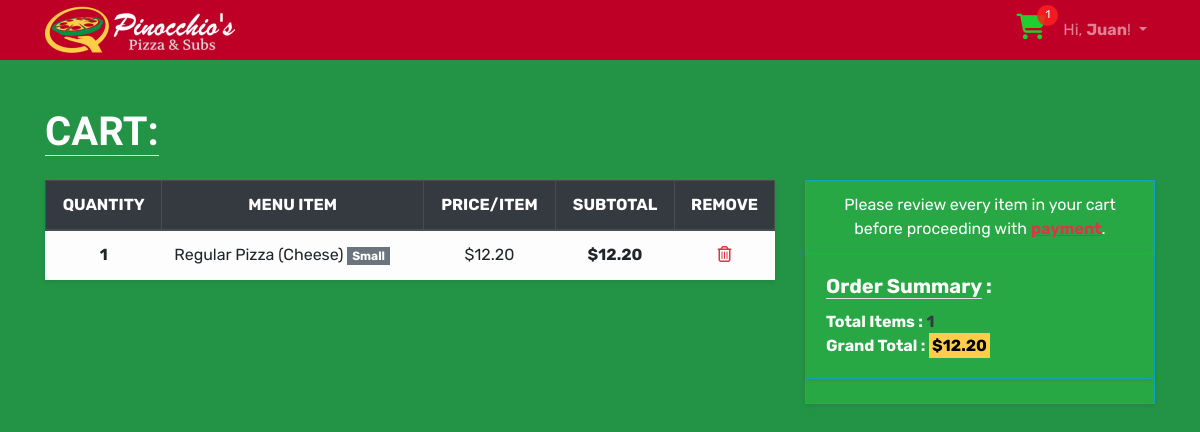
/cart/ (signed in), run on an earlier commit of the app's database.
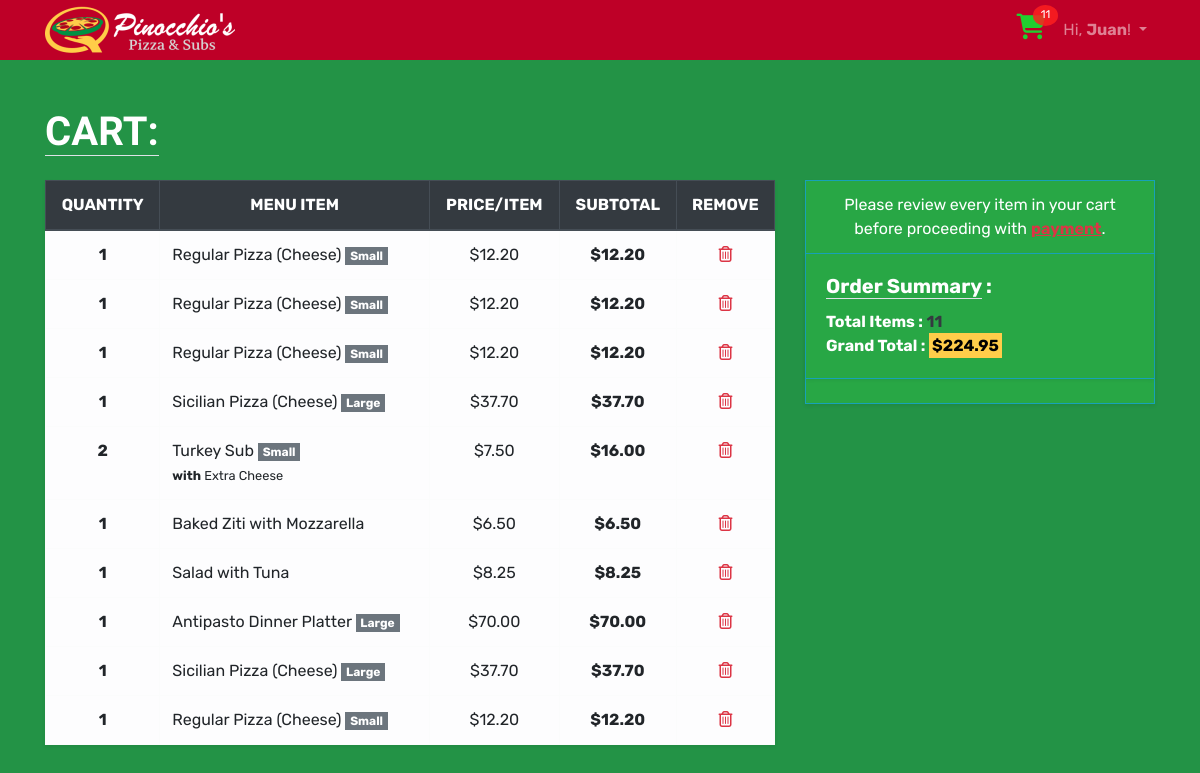
And on a later commit of the database.
### cart/models.py (models this page shows, shortened)
class CartItem(models.Model):
    ORDER_STATUS = [
        ('CART', 'In Cart'),
        ('PAID', 'Paid'),
        ('CONF', 'Confirmed'),
        ('DLVR', 'Delivered'),
        ('DONE', 'Completed'),
    ]
    user = models.ForeignKey(User, on_delete=models.CASCADE)
    quantity = models.IntegerField()
    category = models.CharField(max_length=200)
    menu_id = models.IntegerField()
    name = models.CharField(max_length=200)
    size = models.CharField(
        max_length=20,
        blank=True,
        null=True,
    )
    addons = models.CharField(
        max_length=200,
        blank=True,
        null=True,
    )
    price = models.DecimalField(max_digits=10, decimal_places=2)
    sub_total = models.DecimalField(max_digits=10, decimal_places=2)
    status = models.CharField(
        max_length=4,
        choices=ORDER_STATUS,
        default='CART',
    )
    added_on = models.DateTimeField(auto_now_add=True)

### cart/views.py (the view)
# urls.py: path("", views.cart, name="cart"),
@login_required
def cart(request):
    user = request.user.id
    cart_items = CartItem.objects.filter(user=user, status='CART')
    context = {
        'cart_items': cart_items,
        'key': settings.STRIPE_PUBLISHABLE_KEY,
    }
    cart_total = 0
    cart_quantity = 0
    for item in cart_items:
        cart_total += item.sub_total
        cart_quantity += item.quantity
    if cart_total != 0:
        context['cart_total'] = format(cart_total, '.2f')
        context['stripe_total'] = str(cart_total).replace('.',"")
    context['cart_quantity'] = cart_quantity
    return render(request, 'cart/cart.html', context)

### templates/cart/cart.html (shortened to what this page needs)
{% extends 'base.html' %}
{% load static %}
    {% block stylesheet %}
    <link rel="stylesheet" href="{% static 'css/cart.css' %}">
    {% endblock %}
    {% block body_content %}
    <div class="container">
      <h1 class="mt-5 mb-4 text-white font-weight-bold text-uppercase" id="cart"><a href="#cart" class="text-decoration-none text-reset border-bottom">Cart:</a></h1>
      {% if cart_items %}
      <div class="row">
        <div class="col-lg-8 rounded">
          <table class="table table-hover table-bordered table-light shadow-sm">
            <thead class="thead-dark">
              <tr class="text-uppercase text-center">
                <th scope="col">Quantity</th>
                <th scope="col">Menu Item</th>
                <th scope="col">Price/Item</th>
                <th scope="col">Subtotal</th>
                <th scope="col">Remove</th>
              </tr>
            </thead>
            <tbody>
              {% for item in cart_items %}
              <tr data-orderid="{{item.id}}">
                <th scope="row" class="text-center">{{item.quantity}}</th>
                <td>
                  {{item.name}}
                  {% if item.size %}
                    <span class="badge badge-secondary rounded-0">{{item.size}}</span>
                  {% endif %}
                  {% if item.addons %}
                    <br>
                    <small><strong>with</strong> {{item.addons}}</small>
                  {% endif %}
                </td>
                <td class="text-center">${{item.price}}</td>
                <td class="text-center"><span class="font-weight-bolder">$</span><span class="font-weight-bold">{{item.sub_total}}</span></td>
                <td class="text-center"><i class="far fa-trash-alt text-danger" title="Remove order?" onclick="deleteOrder(this)"></i></td>
              </tr>
              {% endfor %}
            </tbody>
          </table>
        </div>
        <div class="col-lg-4">
          <div class="card bg-success text-white border-info mb-3 rounded-0 shadow-sm">
            <div class="card-header bg-transparent border-info text-center">Please review every item in your cart before proceeding with <a href="https://stripe.com/docs/testing#cards" target="blank" class="text-danger font-weight-bold"><u>payment</u></a>.</div>
            <div class="card-body text-white shadow-sm">
              <h5 class="card-title font-weight-bold"><span class="border-bottom">Order Summary</span> :</h5>
              <p class="card-text">
                <span class="font-weight-bold">Total Items :
                  <span class="text-dark" id="cart-quantity">{{cart_quantity}}</span>
                </span>
                <br>
                <span class="font-weight-bold">Grand Total
                  <span id="cart-total">
                    : <mark>${{cart_total}}</mark>
                  </span>
                </span>
              </p>
            </div>
            <div class="card-footer bg-transparent border-info text-center">
            </div>
          </div>
        </div>
      </div>
      {% endif %}
    </div>
    {% endblock %}

### templates/base.html (shortened to what this page needs)
{% load static %}<!DOCTYPE html>
<html>
  <head>
    <link rel="stylesheet" href="{% static 'css/bootstrap.min.css' %}">
    <link rel="stylesheet" href="{% static 'css/app.css' %}">
    {% block stylesheet %}{% endblock %}
  </head>
  <body>
    {% block body %}
    <nav class="navbar navbar-expand-sm navbar-dark mt-0 mb-0 pt-0 pb-0">
      <div class="container">
        <a class="navbar-brand" href="{% url 'home' %}">
          <img src="../static/img/logo.png" alt="Pinocchio's Pizza & Subs logo">
        </a>
        <div id="mainMenu">
          {% if user.is_authenticated %}
            <ul class="navbar-nav ml-auto d-flex flex-row">
              <li class="nav-item">
                <a href="{% url 'cart' %}" class="items-in-cart d-inline">
                  <span><i class="fas fa-shopping-cart lg"></i></span>
                  <span class="cart-quantity" {%if cart_quantity == 0 %}style="display: none;"{% endif %}>{{cart_quantity}}</span>
                </a>
              </li>
              <li class="nav-item dropdown">
                <a class="nav-link dropdown-toggle" href="#" id="userMenu" data-toggle="dropdown" aria-haspopup="true" aria-expanded="false">
                  Hi, <span class="font-weight-bold">{{ user.first_name|title }}</span>!
                </a>
              </li>
            </ul>
          {% endif %}
        </div>
      </div>
    </nav>
    {% endblock body %}
    {% block body_content %}
    {% endblock %}
  </body>
</html>

What changed in the data, as far as the page shows it:
added CartItem: quantity "1", name "Regular Pizza (Cheese)", size "Small", price "12.20", sub_total "12.20"
added CartItem: quantity "1", name "Regular Pizza (Cheese)", size "Small", price "12.20", sub_total "12.20"
added CartItem: quantity "1", name "Sicilian Pizza (Cheese)", size "Large", price "37.70", sub_total "37.70"
added CartItem: quantity "2", name "Turkey Sub", size "Small", addons "Extra Cheese", price "7.50", sub_total "16.00"
added CartItem: quantity "1", name "Baked Ziti with Mozzarella", price "6.50", sub_total "6.50"
added CartItem: quantity "1", name "Salad with Tuna", price "8.25", sub_total "8.25"
added CartItem: quantity "1", name "Antipasto Dinner Platter", size "Large", price "70.00", sub_total "70.00"
added CartItem: quantity "1", name "Sicilian Pizza (Cheese)", size "Large", price "37.70", sub_total "37.70"
added CartItem: quantity "1", name "Regular Pizza (Cheese)", size "Small", price "12.20", sub_total "12.20"
Also different on the page:
{{ cart_quantity }}: "1" → "11"
{{ cart_total }}: "12.20" → "224.95"
